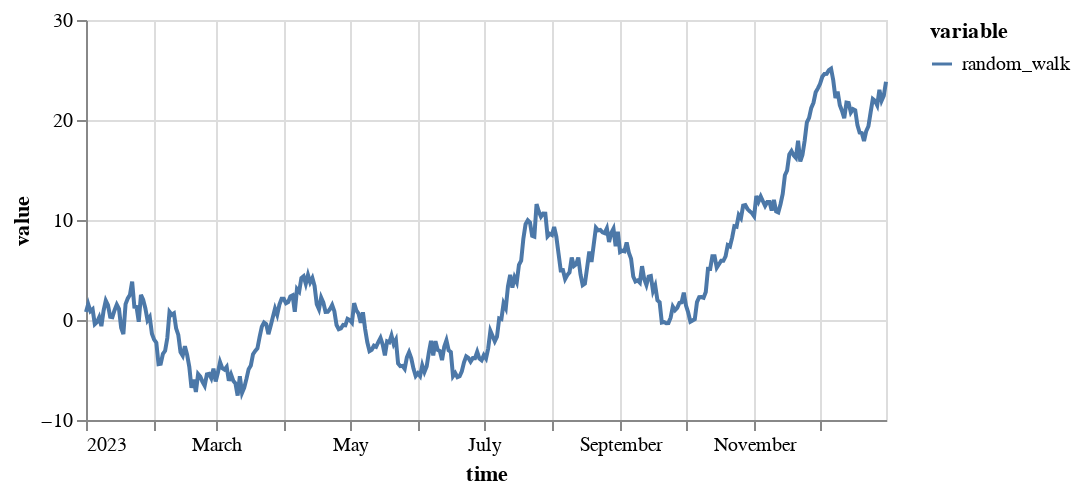

Source (notebook cell):
### Code cell
ts.plot()

### Figure 1 — Vega specification as saved in the notebook (floating-point values rounded to 4 significant figures; data arrays with more than 128 entries replaced by an {"elided": "..."} marker saying what was removed)
{"$schema": "https://vega.github.io/schema/vega/v5.json", "data": [{"name": "source_0", "values": {"elided": "365 records"}, "transform": [{"type": "formula", "expr": "toDate(datum['time'])", "as": "time"}]}, {"name": "source_0_y_domain_value", "values": [{"min": -7.565, "max": 25.13}]}, {"name": "source_0_color_domain_variable", "values": [{"variable": "random_walk"}]}], "marks": [{"type": "group", "name": "layer_0_pathgroup", "from": {"facet": {"data": "source_0", "name": "faceted_path_layer_0_main", "groupby": ["variable"]}}, "encode": {"update": {"width": {"field": {"signal": null, "datum": null, "group": "width", "parent": null}}, "height": {"field": {"signal": null, "datum": null, "group": "height", "parent": null}}}}, "marks": [{"type": "line", "name": "layer_0_marks", "from": {"data": "faceted_path_layer_0_main"}, "sort": {"field": "x"}, "encode": {"update": {"y": {"field": "value", "scale": "y"}, "defined": {"signal": "isValid(datum[\"time\"]) && isFinite(+datum[\"time\"]) && isValid(datum[\"value\"]) && isFinite(+datum[\"value\"])"}, "stroke": {"field": "variable", "scale": "color"}, "x": {"field": "time", "scale": "x"}}}, "style": ["line"]}]}], "scales": [{"name": "x", "type": "time", "domain": {"data": "source_0", "field": "time"}, "range": [0, {"signal": "width"}]}, {"name": "y", "type": "linear", "domain": [{"signal": "(data(\"source_0_y_domain_value\")[0] || {}).min"}, {"signal": "(data(\"source_0_y_domain_value\")[0] || {}).max"}], "range": [{"signal": "height"}, 0], "nice": true, "zero": true}, {"name": "color", "type": "ordinal", "domain": {"data": "source_0_color_domain_variable", "field": "variable", "sort": true}, "range": "category"}], "axes": [{"scale": "x", "tickCount": {"signal": "ceil(width/40)"}, "grid": true, "gridScale": "y", "minExtent": 0, "ticks": false, "orient": "bottom", "maxExtent": 0, "zindex": 0, "domain": false, "labels": false, "aria": false}, {"scale": "y", "labels": false, "aria": false, "maxExtent": 0, "orient": "left", "grid": true, "minExtent": 0, "ticks": false, "gridScale": "x", "domain": false, "tickCount": {"signal": "ceil(height/40)"}, "zindex": 0}, {"scale": "x", "title": "time", "orient": "bottom", "labelOverlap": true, "zindex": 0, "tickCount": {"signal": "ceil(width/40)"}, "grid": false, "labelFlush": true}, {"scale": "y", "title": "value", "orient": "left", "tickCount": {"signal": "ceil(height/40)"}, "labelOverlap": true, "zindex": 0, "grid": false}], "width": 400, "height": 200, "style": "cell", "legends": [{"stroke": "color", "symbolType": "stroke", "title": "variable"}], "background": "white", "padding": 5}
